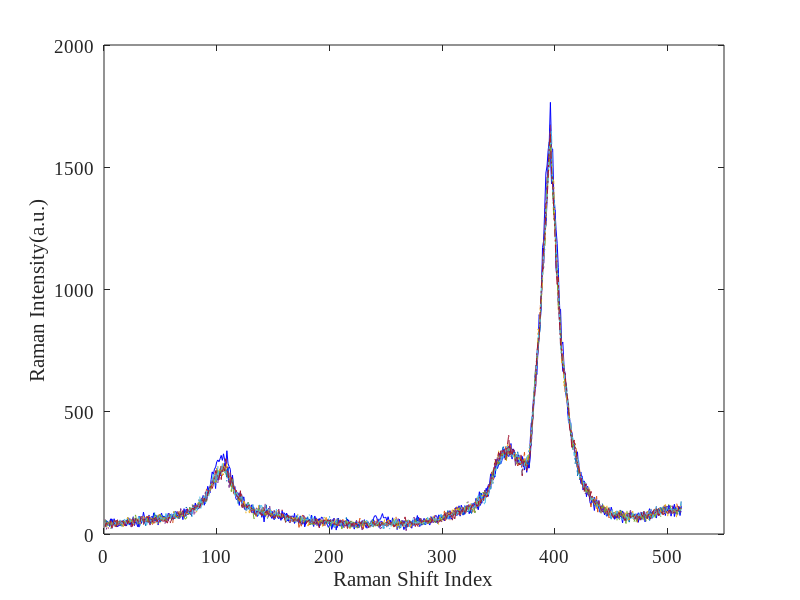
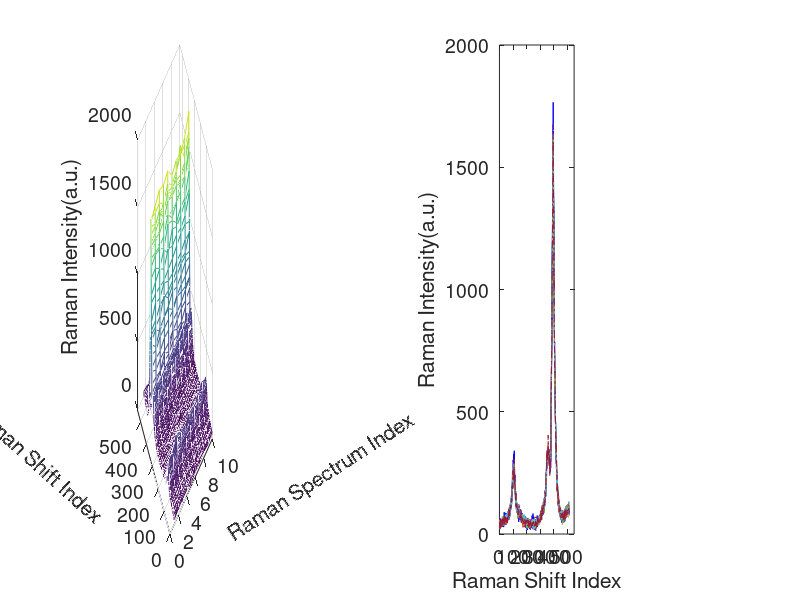

MATLAB code to generate these figures, in order: (Note: this script raises an error after producing the figures.)
%% 1.1 Generate simulation dataset based on idealcurve
clear;clc;close all;
load('idealcurve2.mat')
num_p = 10; % number of points =10;
num_x = 512; % number of Raman Shift;
xtemp = 1:20; ytemp = 0.2-0.001*(xtemp-10).^2;
% figure, plot(xtemp,ytemp)
ran_temp3 = [zeros(93,1);ytemp';zeros(num_x-93-20,1)];
ran_temp6 = [zeros(236,1);3*ytemp';zeros(num_x-236-20,1)];
ran_temp10 = [zeros(388,1);0.4*ytemp';zeros(num_x-388-20,1)];
raneff_temp = [zeros(num_x,2),ran_temp3,zeros(num_x,2),ran_temp6,zeros(num_x,3),ran_temp10];
fixeff = repmat(idealcurve2,1,num_p);
raneff = fixeff.*raneff_temp;
fixraneff = fixeff + raneff;

% figure, subplot(211),mesh(fixraneff)
%         subplot(212),plot(fixraneff)
% figure, plot(raneff)
MU=zeros(512,1);
for i = 1:num_p
SIGMA=diag(fixraneff(:,i).*1+42);
noise(:,i)=mvnrnd(MU,SIGMA,1)';
end
ramany = fixraneff + noise; 


figure
plot(ramany(:,[3,6,10]),'-b'),xlim([0,550]);
        set(gca,'FontSize',16,'FontName','Times New Roman')
        xlabel('Raman Shift Index'),ylabel('Raman Intensity(a.u.)'),hold on,
        plot(ramany(:,[1:2,4:5,7:9]),'-.'),set(gca,'FontSize',14)


figure, subplot(121),mesh(ramany),set(gca,'FontSize',14)
    x1=xlabel('Raman Spectrum Index');
    x2=ylabel('Raman Shift Index');
    ylim([0,550]);
    x3=zlabel('Raman Intensity(a.u.)');
    set(x1,'Rotation',33)
    set(x2,'Rotation',-42)
        subplot(122),plot(ramany(:,[3,6,10]),'-b'),xlim([0,550]);
        set(gca,'FontSize',14)
        xlabel('Raman Shift Index'),ylabel('Raman Intensity(a.u.)'),hold on,
        plot(ramany(:,[1:2,4:5,7:9]),'-.'),set(gca,'FontSize',14)
clc;

mx = repmat(sort(rand(num_p,1)),1,num_x); my = repmat(rand(num_p,1),1,num_x);
% figure, plot(mx,my,'*'), title('Measurement points')
ramanx = repmat(linspace(0,1,num_x)',1,num_p);
S = table; % Create table
S.measurex = reshape(mx',num_p*num_x,[]);  % similated measurement coordinate x
S.measurey = reshape(my',num_p*num_x,[]);  % similated measurement coordinate y
S.ramanx = reshape(ramanx,num_p*num_x,[]); % similated Raman shift
S.ramany = reshape(ramany,num_p*num_x,[]); % similated Raman intensity
% clearvars -except S num_x num_p SIGMA raneff noise
% S = [S.measurex,S.measurey,S.ramanx,S.ramany]